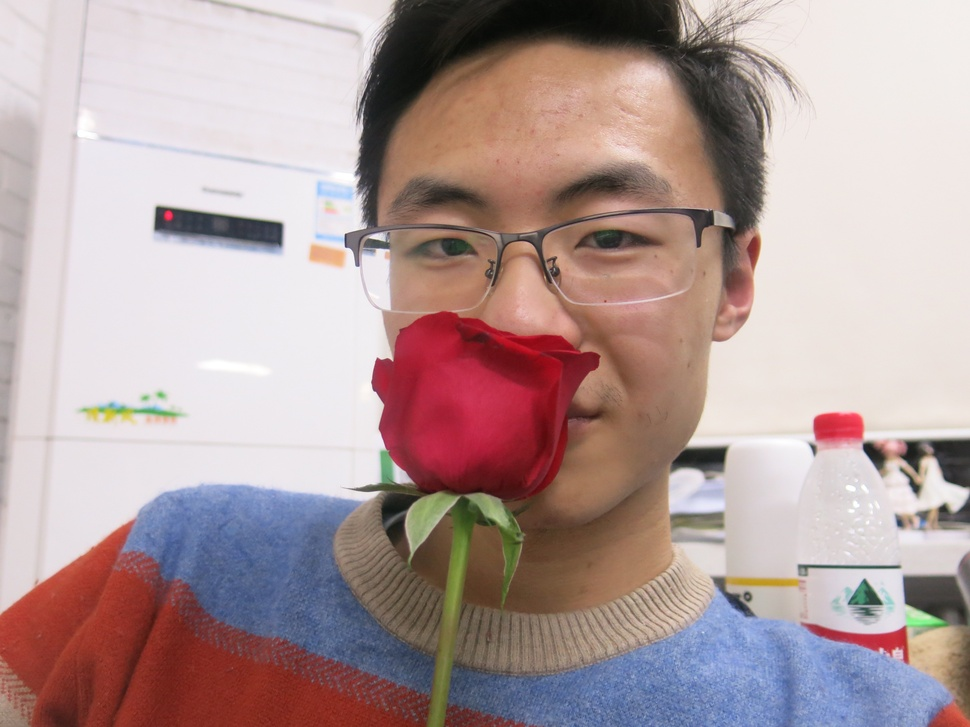
#> input picture pics/1.JPG, 970 x 727 px, shrunk from 4000 x 3000 before the run, found by its file name
$ python bluerose.py
#> lines starting #> are read from the running program, lines starting #| are printed output that depends on the picture
from PIL import Image
im = Image.open("1.jpg")
#> im is the input picture: PIL image 970x727 RGB; mean R, G, B 177.4, 156.2, 155.7
r,g,b = im.split()
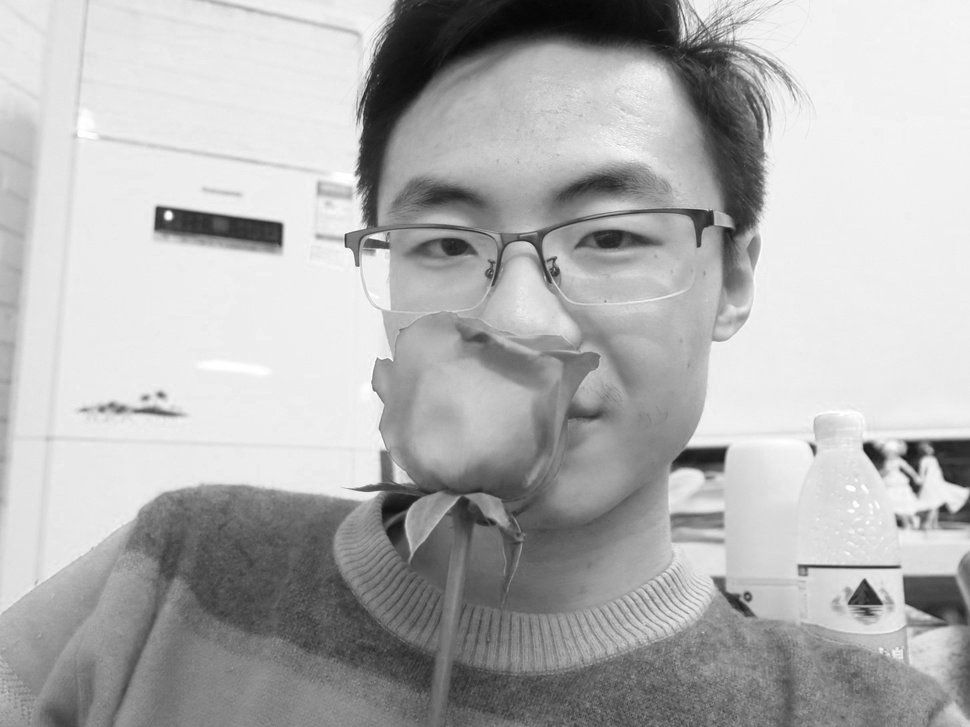
#> r: PIL image 970x727 L; min 6, max 255, mean 177.4
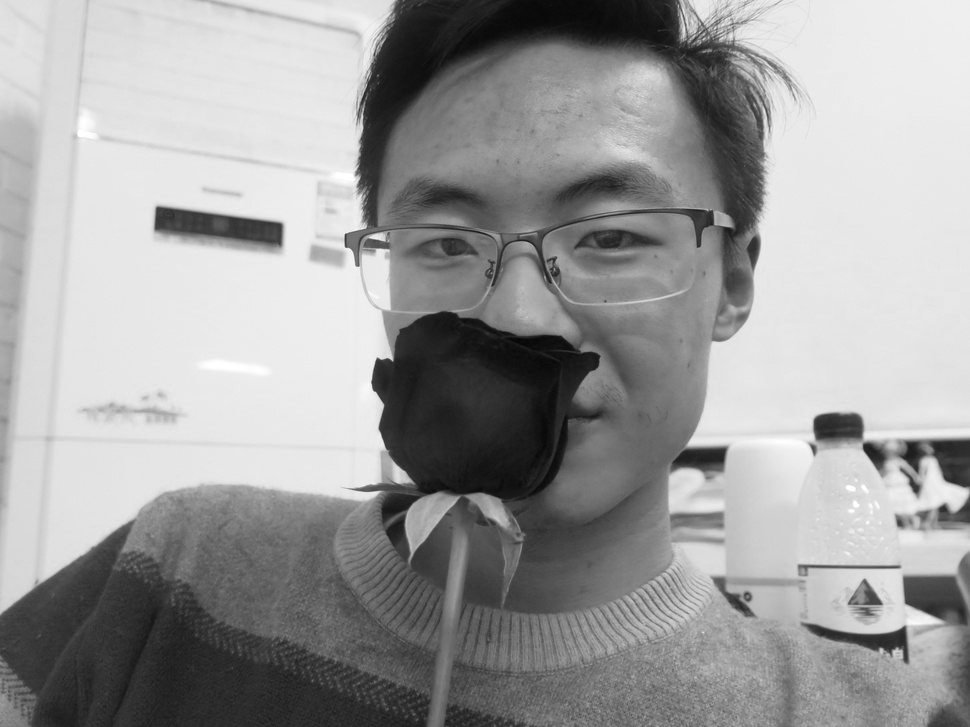
#> g: PIL image 970x727 L; min 5, max 255, mean 156.2
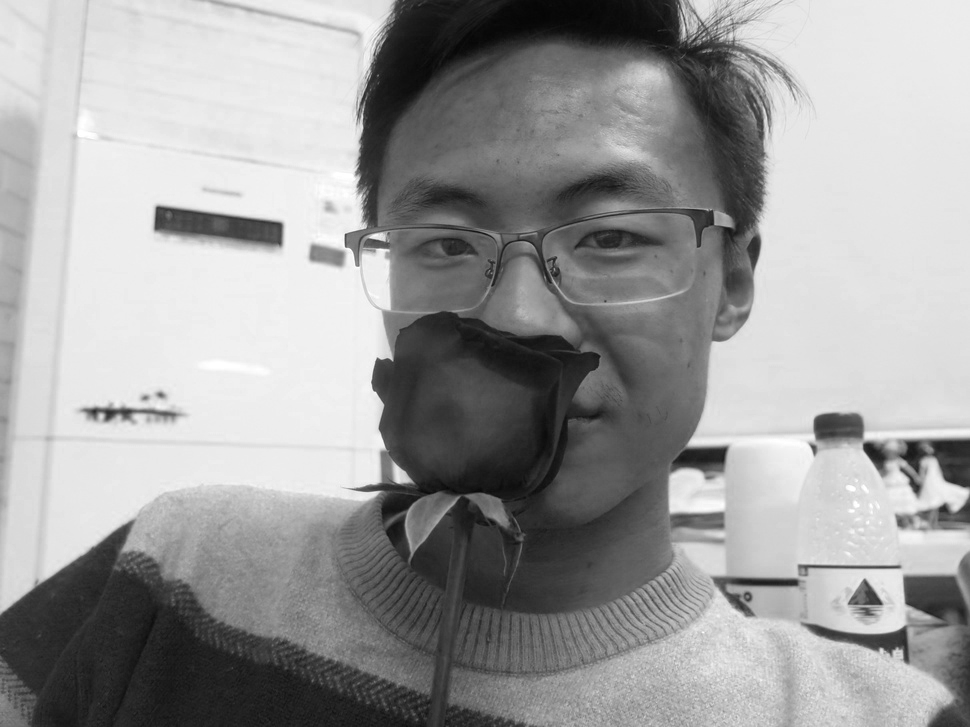
#> b: PIL image 970x727 L; min 5, max 255, mean 155.7
om = Image.merge("RGB",(b,g,r))
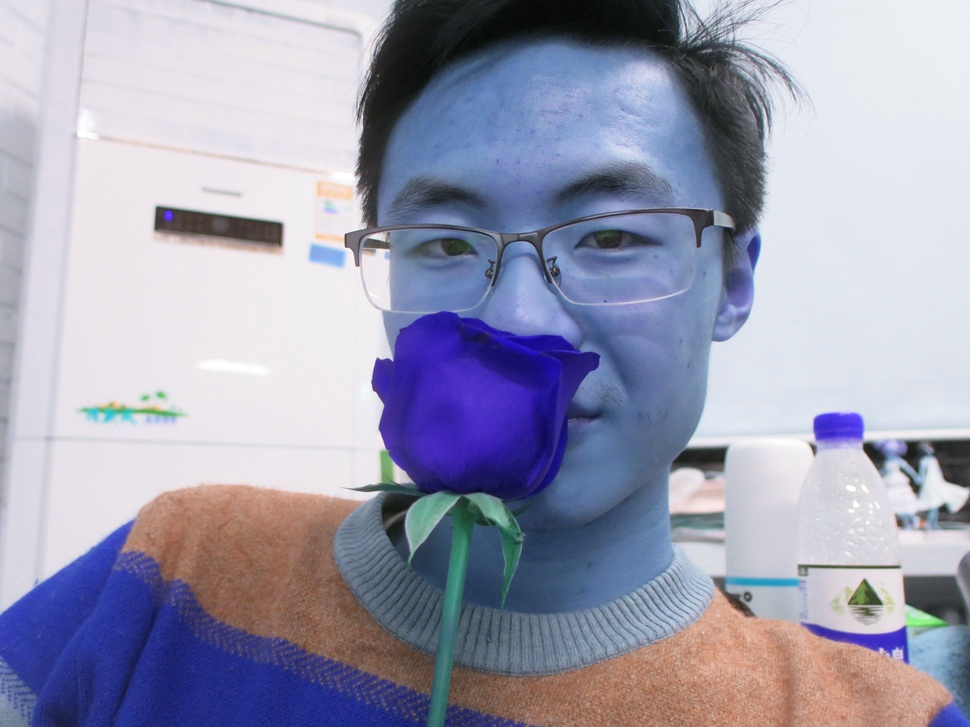
#> om: PIL image 970x727 RGB; mean R, G, B 155.7, 156.2, 177.4
om.save("1blue.jpg")

$ run again, with pics/fruit.png saved as pics/1.JPG
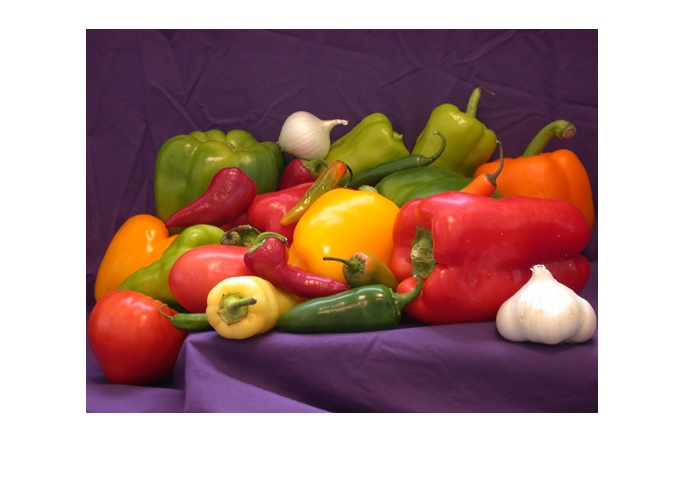
#> input picture pics/fruit.png, 686 x 477 px, found by its file name
#> im is the input picture: PIL image 686x477 RGB; mean R, G, B 174.3, 141.7, 136.4
#> `r,g,b = im.split()`:
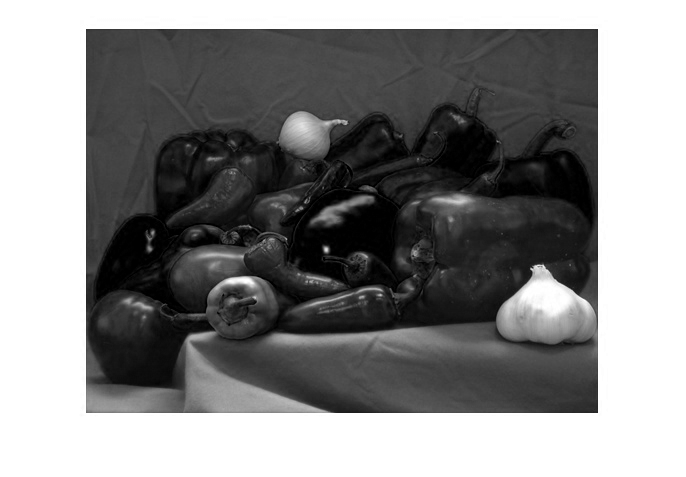
#> b: PIL image 686x477 L; min 0, max 255, mean 136.4
#> `om = Image.merge("RGB",(b,g,r))`:
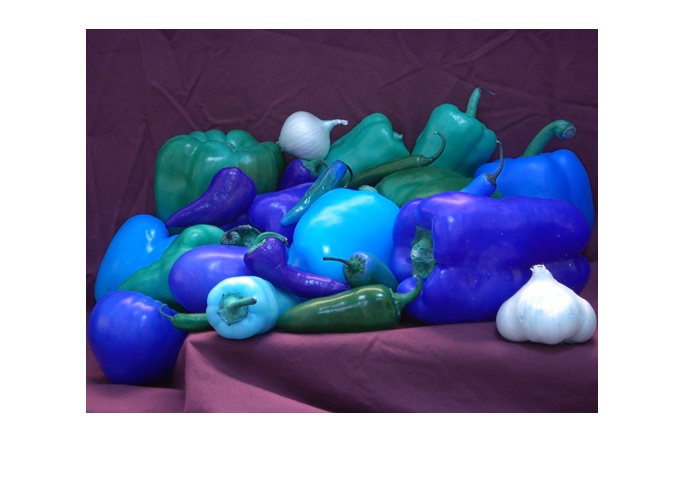
#> om: PIL image 686x477 RGB; mean R, G, B 136.4, 141.7, 174.3
